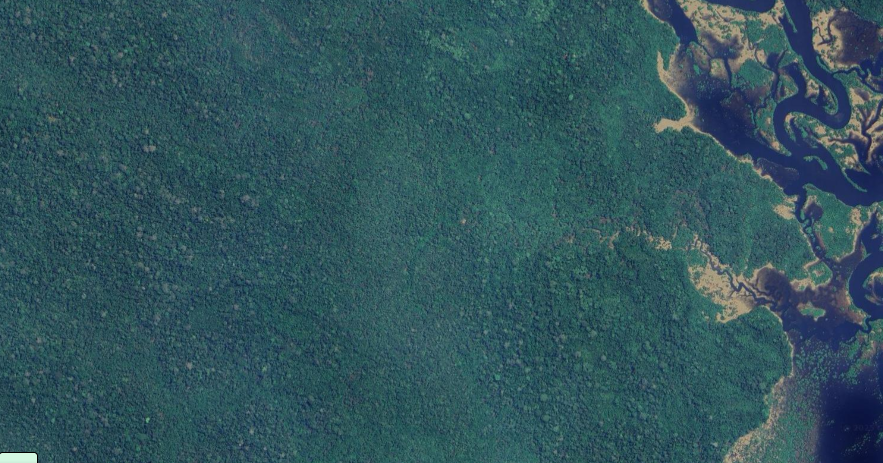
#> input picture imagens/Captura de tela 2025-05-29 094059.png, 1766 x 926 px (shown at 1/2 size)
$ python -i main.py   (imports and definitions only)
#> lines starting #> are read from the running program, lines starting #| are printed output that depends on the picture; after the words box and inside, x2 and y2 are one past the last pixel; in counts of white or black regions, pixels touching at a corner belong together
import cv2
import numpy as np
import os
import time
from concurrent.futures import ThreadPoolExecutor, as_completed
from tqdm import tqdm
import matplotlib.pyplot as plt

# Pastas de entrada e saída
PASTA_IMAGENS = "imagens"
PASTA_RESULTADOS = "resultados_agua_vegetacao"
# [1 line not run here, left out]

# Faixa de cor para água (em HSV)
AZUL_BAIXO = np.array([85, 40, 20])
AZUL_ALTO = np.array([135, 255, 255])

# Faixa de cor para vegetação (verde em HSV)
VERDE_BAIXO = np.array([35, 40, 20])
VERDE_ALTO = np.array([85, 255, 255])

# Limite de pixels por imagem (100 MP)
LIMITE_PIXELS = 10000 * 10000  # 100 milhões de pixels

def detectar_agua_azul_vegetacao(imagem_path):
    inicio_tempo = time.time()

    try:
        imagem_bgr = cv2.imread(imagem_path, cv2.IMREAD_COLOR)
#> imagem_bgr is the input picture: shape (926, 1766, 3); mean B, G, R 92.4, 84.7, 50.2
        if imagem_bgr is None:
            raise ValueError("Imagem inválida ou muito grande para ser carregada.")

        altura, largura = imagem_bgr.shape[:2]
#> altura = 926; largura = 1766
        total_pixels = altura * largura
#> total_pixels = 1635316

        # Redimensiona se necessário
        if total_pixels > LIMITE_PIXELS:
            escala = (LIMITE_PIXELS / total_pixels) ** 0.5
            nova_largura = int(largura * escala)
            nova_altura = int(altura * escala)
            imagem_bgr = cv2.resize(imagem_bgr, (nova_largura, nova_altura))
            print(f"[⚠️] Redimensionada: {os.path.basename(imagem_path)} -> {nova_largura}x{nova_altura}")

        imagem_hsv = cv2.cvtColor(imagem_bgr, cv2.COLOR_BGR2HSV)
#> imagem_hsv: shape (926, 1766, 3); mean H, S, V 93.9, 124.1, 93.5

        # Máscara da água
        mascara_agua = cv2.inRange(imagem_hsv, AZUL_BAIXO, AZUL_ALTO)
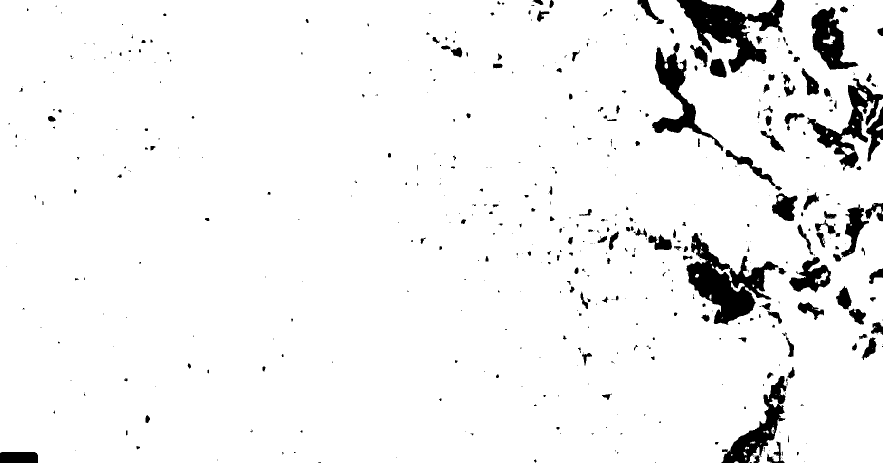
#> mascara_agua: shape (926, 1766) (shown at 1/2 size); 94.5% white; 523 black regions (322 under 20 px), largest, box (x1, y1, x2, y2) and area: (1373, 466, 1557, 650) 13543, (1353, 0, 1569, 145) 12652, (1615, 156, 1766, 342) 7349
        total_agua = cv2.countNonZero(mascara_agua)
#> total_agua = 1545334

        # Máscara da vegetação
        mascara_vegetacao = cv2.inRange(imagem_hsv, VERDE_BAIXO, VERDE_ALTO)
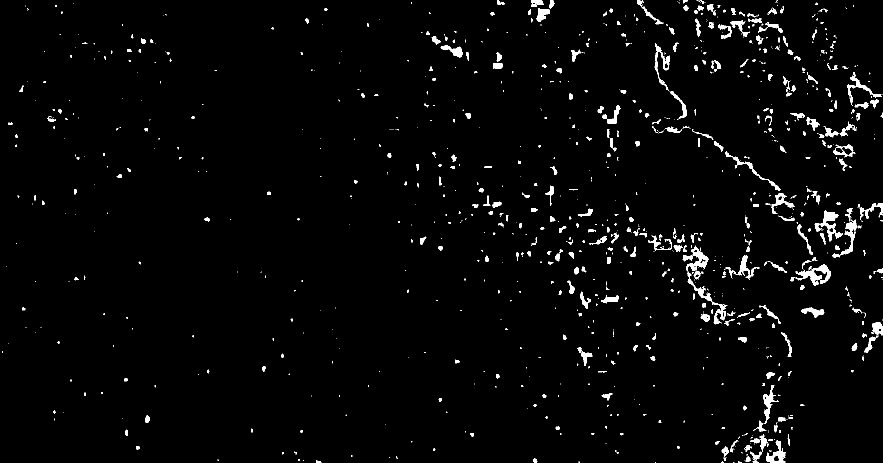
#> mascara_vegetacao: shape (926, 1766) (shown at 1/2 size); 2.5% white; 1049 white regions (688 under 20 px), largest, box (x1, y1, x2, y2) and area: (1580, 529, 1662, 572) 1253, (1629, 421, 1686, 483) 1069, (1375, 545, 1455, 649) 990
        total_vegetacao = cv2.countNonZero(mascara_vegetacao)
#> total_vegetacao = 40097

        # Imagens de saída
        resultado_agua = cv2.bitwise_and(imagem_bgr, imagem_bgr, mask=mascara_agua)
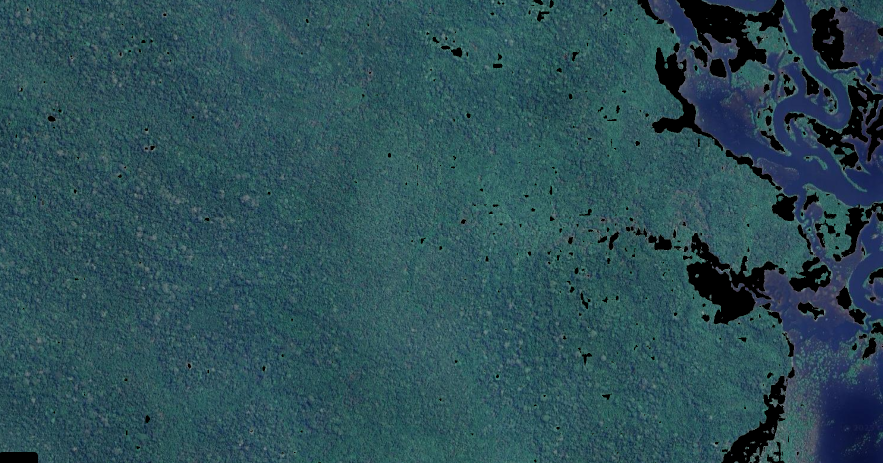
#> resultado_agua: shape (926, 1766, 3) (shown at 1/2 size); mean B, G, R 86.2, 77.8, 44
        resultado_vegetacao = cv2.bitwise_and(imagem_bgr, imagem_bgr, mask=mascara_vegetacao)
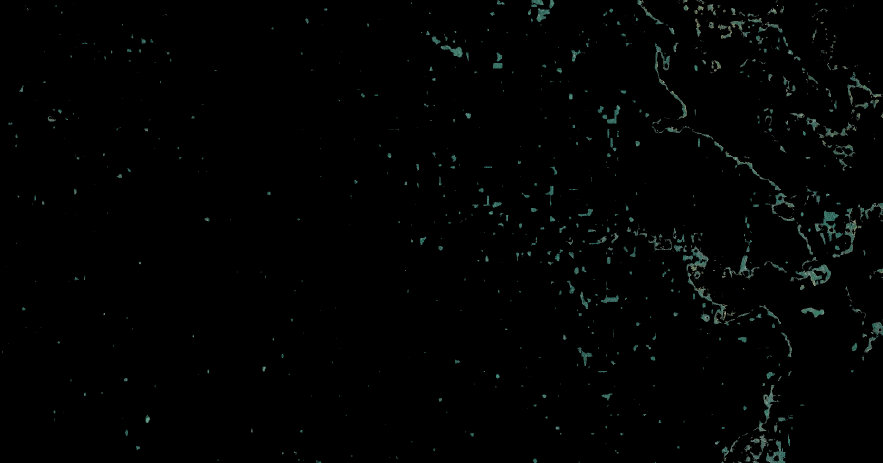
#> resultado_vegetacao: shape (926, 1766, 3) (shown at 1/2 size); mean B, G, R 2.4, 2.7, 1.7

        nome_arquivo = os.path.basename(imagem_path)
        caminho_agua = os.path.join(PASTA_RESULTADOS, f"agua_{nome_arquivo}")
        caminho_vegetacao = os.path.join(PASTA_RESULTADOS, f"vegetacao_{nome_arquivo}")

        cv2.imwrite(caminho_agua, resultado_agua)
        cv2.imwrite(caminho_vegetacao, resultado_vegetacao)

        tempo_execucao = time.time() - inicio_tempo
        return (nome_arquivo, total_agua, total_vegetacao, tempo_execucao)

    except Exception as e:
        print(f"[ERRO] Falha ao processar '{imagem_path}': {str(e)}")
        return (os.path.basename(imagem_path), 0, 0, 0.0)

# [65 lines left out: functions gerar_grafico, main, not called in this run]

# [2 lines not run here, left out]

>>> result = detectar_agua_azul_vegetacao('../../imagens/Captura de tela 2025-05-29 094059.png')
#> result = ('Captura de tela 2025-05-29 094059.png', 1545334, 40097, 0.85)
